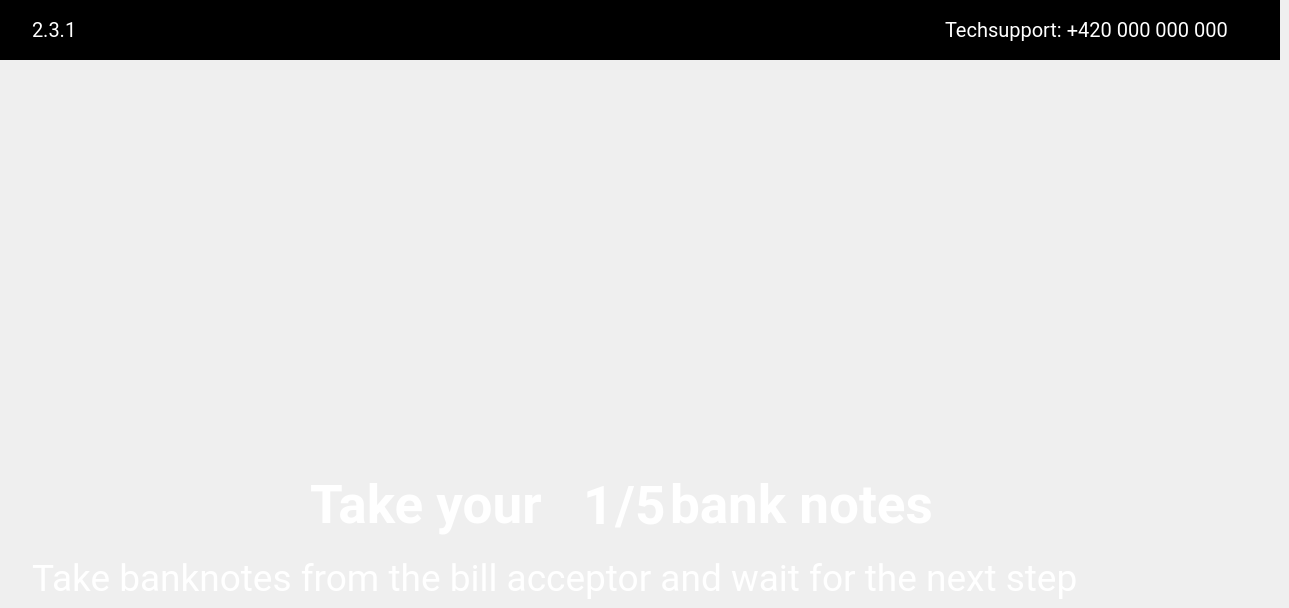
    <widget class="QWidget" name="i8Page">
     <widget class="QFrame" name="i8FrLogo">
      <property name="geometry">
       <rect>
        <x>0</x>
        <y>0</y>
        <width>1280</width>
        <height>60</height>
       </rect>
      </property>
      <property name="styleSheet">
       <string notr="true">background-color:rgb(0, 0, 0);</string>
      </property>
      <property name="frameShape">
       <enum>QFrame::StyledPanel</enum>
      </property>
      <property name="frameShadow">
       <enum>QFrame::Raised</enum>
      </property>
      <widget class="QLabel" name="i8LblLogo">
       <property name="geometry">
        <rect>
         <x>578</x>
         <y>13</y>
         <width>124</width>
         <height>34</height>
        </rect>
       </property>
       <property name="text">
        <string>&lt;html&gt;&lt;head/&gt;&lt;body&gt;&lt;p&gt;&lt;img src=&quot;:/res/pic/Frame.png&quot;/&gt;&lt;/p&gt;&lt;/body&gt;&lt;/html&gt;</string>
       </property>
      </widget>
      <widget class="QLabel" name="i8LblNumbPage">
       <property name="geometry">
        <rect>
         <x>32</x>
         <y>18</y>
         <width>120</width>
         <height>24</height>
        </rect>
       </property>
       <property name="font">
        <font>
         <family>Roboto</family>
         <pointsize>15</pointsize>
        </font>
       </property>
       <property name="styleSheet">
        <string notr="true">color:rgb(255, 255, 255);
qproperty-alignment: AlignLeft;</string>
       </property>
       <property name="text">
        <string>2.3.1</string>
       </property>
      </widget>
      <widget class="QLabel" name="i8LblTech">
       <property name="geometry">
        <rect>
         <x>945</x>
         <y>18</y>
         <width>303</width>
         <height>24</height>
        </rect>
       </property>
       <property name="font">
        <font>
         <family>Roboto</family>
         <pointsize>15</pointsize>
        </font>
       </property>
       <property name="styleSheet">
        <string notr="true">color:rgb(255, 255, 255);
qproperty-alignment: AlignLeft;</string>
       </property>
       <property name="text">
        <string>Techsupport: +420 000 000 000</string>
       </property>
      </widget>
     </widget>
     <widget class="QLabel" name="i8LblPic">
      <property name="geometry">
       <rect>
        <x>540</x>
        <y>237</y>
        <width>200</width>
        <height>200</height>
       </rect>
      </property>
      <property name="text">
       <string>&lt;html&gt;&lt;head/&gt;&lt;body&gt;&lt;p&gt;&lt;img src=&quot;:/res/pic/notesOUT.png&quot;/&gt;&lt;/p&gt;&lt;/body&gt;&lt;/html&gt;</string>
      </property>
     </widget>
     <widget class="QLabel" name="i8LblTextP1">
      <property name="geometry">
       <rect>
        <x>310</x>
        <y>469</y>
        <width>281</width>
        <height>71</height>
       </rect>
      </property>
      <property name="font">
       <font>
        <family>Roboto</family>
        <pointsize>40</pointsize>
        <weight>75</weight>
        <bold>true</bold>
       </font>
      </property>
      <property name="styleSheet">
       <string notr="true">color:rgb(255, 255, 255);
qproperty-alignment: AlignCenter;</string>
      </property>
      <property name="text">
       <string>Take your</string>
      </property>
     </widget>
     <widget class="QLabel" name="i8LblText2">
      <property name="geometry">
       <rect>
        <x>32</x>
        <y>557</y>
        <width>1217</width>
        <height>42</height>
       </rect>
      </property>
      <property name="font">
       <font>
        <family>Roboto</family>
        <pointsize>28</pointsize>
       </font>
      </property>
      <property name="styleSheet">
       <string notr="true">color:rgb(255, 255, 255);
qproperty-alignment: AlignCenter;</string>
      </property>
      <property name="text">
       <string>Take banknotes from the bill acceptor and wait for the next step</string>
      </property>
     </widget>
     <widget class="QLabel" name="i8LblTextP2">
      <property name="geometry">
       <rect>
        <x>583</x>
        <y>475</y>
        <width>41</width>
        <height>61</height>
       </rect>
      </property>
      <property name="font">
       <font>
        <family>Roboto</family>
        <pointsize>40</pointsize>
        <weight>75</weight>
        <bold>true</bold>
       </font>
      </property>
      <property name="styleSheet">
       <string notr="true">color:rgb(255, 255, 255);
qproperty-alignment: AlignLeft;</string>
      </property>
      <property name="text">
       <string>1</string>
      </property>
     </widget>
     <widget class="QLabel" name="i8LblTextP3">
      <property name="geometry">
       <rect>
        <x>670</x>
        <y>469</y>
        <width>301</width>
        <height>71</height>
       </rect>
      </property>
      <property name="font">
       <font>
        <family>Roboto</family>
        <pointsize>40</pointsize>
        <weight>75</weight>
        <bold>true</bold>
       </font>
      </property>
      <property name="styleSheet">
       <string notr="true">color:rgb(255, 255, 255);
qproperty-alignment: AlignCenter;</string>
      </property>
      <property name="text">
       <string>bank notes</string>
      </property>
     </widget>
     <widget class="QLabel" name="i8LblTextP22">
      <property name="geometry">
       <rect>
        <x>615</x>
        <y>470</y>
        <width>31</width>
        <height>71</height>
       </rect>
      </property>
      <property name="font">
       <font>
        <family>Roboto</family>
        <pointsize>40</pointsize>
        <weight>75</weight>
        <bold>true</bold>
       </font>
      </property>
      <property name="styleSheet">
       <string notr="true">color:rgb(255, 255, 255);
qproperty-alignment: AlignCenter;</string>
      </property>
      <property name="text">
       <string>/</string>
      </property>
     </widget>
     <widget class="QLabel" name="i8LblTextP23">
      <property name="geometry">
       <rect>
        <x>635</x>
        <y>475</y>
        <width>51</width>
        <height>61</height>
       </rect>
      </property>
      <property name="font">
       <font>
        <family>Roboto</family>
        <pointsize>40</pointsize>
        <weight>75</weight>
        <bold>true</bold>
       </font>
      </property>
      <property name="styleSheet">
       <string notr="true">color:rgb(255, 255, 255);
qproperty-alignment: AlignCenter;</string>
      </property>
      <property name="text">
       <string>5</string>
      </property>
     </widget>
     <zorder>i8FrLogo</zorder>
     <zorder>i8LblPic</zorder>
     <zorder>i8LblTextP1</zorder>
     <zorder>i8LblText2</zorder>
     <zorder>i8LblTextP2</zorder>
     <zorder>i8LblTextP3</zorder>
     <zorder>i8LblTextP23</zorder>
     <zorder>i8LblTextP22</zorder>
    </widget>
